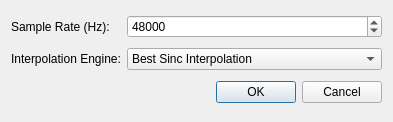
<?xml version="1.0" encoding="UTF-8"?>
<ui version="4.0">
 <class>SRConverterSettingsDialog</class>
 <widget class="QDialog" name="SRConverterSettingsDialog">
  <property name="geometry">
   <rect>
    <x>0</x>
    <y>0</y>
    <width>393</width>
    <height>122</height>
   </rect>
  </property>
  <property name="windowTitle">
   <string>Sample Rate Converter Plugin Settings</string>
  </property>
  <layout class="QGridLayout" name="gridLayout">
   <item row="0" column="0">
    <widget class="QLabel" name="label">
     <property name="text">
      <string>Sample Rate (Hz):</string>
     </property>
    </widget>
   </item>
   <item row="0" column="1" colspan="2">
    <widget class="QSpinBox" name="srSpinBox">
     <property name="maximum">
      <number>96000</number>
     </property>
     <property name="singleStep">
      <number>100</number>
     </property>
     <property name="value">
      <number>48000</number>
     </property>
    </widget>
   </item>
   <item row="1" column="0">
    <widget class="QLabel" name="label_2">
     <property name="text">
      <string>Interpolation Engine:</string>
     </property>
    </widget>
   </item>
   <item row="1" column="1" colspan="2">
    <widget class="QComboBox" name="engineComboBox">
     <item>
      <property name="text">
       <string>Best Sinc Interpolation</string>
      </property>
     </item>
     <item>
      <property name="text">
       <string>Medium Sinc Interpolation</string>
      </property>
     </item>
     <item>
      <property name="text">
       <string>Fastest Sinc Interpolation</string>
      </property>
     </item>
     <item>
      <property name="text">
       <string>ZOH Interpolation</string>
      </property>
     </item>
     <item>
      <property name="text">
       <string>Linear Interpolation</string>
      </property>
     </item>
    </widget>
   </item>
   <item row="2" column="0" colspan="2">
    <spacer>
     <property name="orientation">
      <enum>Qt::Horizontal</enum>
     </property>
     <property name="sizeHint" stdset="0">
      <size>
       <width>228</width>
       <height>24</height>
      </size>
     </property>
    </spacer>
   </item>
   <item row="2" column="2">
    <widget class="QDialogButtonBox" name="buttonBox">
     <property name="sizePolicy">
      <sizepolicy hsizetype="Maximum" vsizetype="Fixed">
       <horstretch>0</horstretch>
       <verstretch>0</verstretch>
      </sizepolicy>
     </property>
     <property name="standardButtons">
      <set>QDialogButtonBox::Cancel|QDialogButtonBox::Ok</set>
     </property>
    </widget>
   </item>
  </layout>
 </widget>
 <resources/>
 <connections>
  <connection>
   <sender>buttonBox</sender>
   <signal>accepted()</signal>
   <receiver>SRConverterSettingsDialog</receiver>
   <slot>accept()</slot>
   <hints>
    <hint type="sourcelabel">
     <x>270</x>
     <y>76</y>
    </hint>
    <hint type="destinationlabel">
     <x>91</x>
     <y>88</y>
    </hint>
   </hints>
  </connection>
  <connection>
   <sender>buttonBox</sender>
   <signal>rejected()</signal>
   <receiver>SRConverterSettingsDialog</receiver>
   <slot>reject()</slot>
   <hints>
    <hint type="sourcelabel">
     <x>326</x>
     <y>78</y>
    </hint>
    <hint type="destinationlabel">
     <x>139</x>
     <y>60</y>
    </hint>
   </hints>
  </connection>
 </connections>
</ui>
